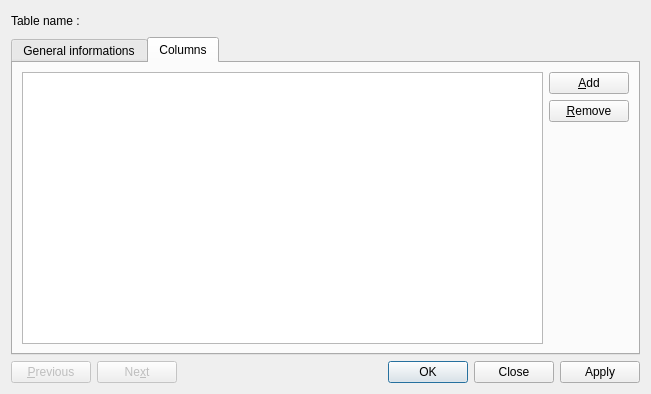
<?xml version="1.0" encoding="UTF-8"?>
<ui version="4.0">
 <class>TableInfoDialog</class>
 <widget class="QDialog" name="TableInfoDialog">
  <property name="geometry">
   <rect>
    <x>0</x>
    <y>0</y>
    <width>651</width>
    <height>394</height>
   </rect>
  </property>
  <property name="windowTitle">
   <string>Dialog</string>
  </property>
  <layout class="QGridLayout" name="gridLayout">
   <item row="0" column="0" colspan="3">
    <layout class="QHBoxLayout" name="horizontalLayout_2">
     <item>
      <widget class="QLabel" name="label">
       <property name="text">
        <string>Table name :</string>
       </property>
      </widget>
     </item>
     <item>
      <widget class="QLabel" name="nameLabel">
       <property name="text">
        <string>&lt;name&gt;</string>
       </property>
      </widget>
     </item>
     <item>
      <spacer name="horizontalSpacer_2">
       <property name="orientation">
        <enum>Qt::Horizontal</enum>
       </property>
       <property name="sizeHint" stdset="0">
        <size>
         <width>40</width>
         <height>20</height>
        </size>
       </property>
      </spacer>
     </item>
    </layout>
   </item>
   <item row="1" column="0" colspan="3">
    <widget class="QTabWidget" name="tabWidget">
     <property name="currentIndex">
      <number>1</number>
     </property>
     <widget class="QWidget" name="infosTab">
      <attribute name="title">
       <string>General informations</string>
      </attribute>
     </widget>
     <widget class="QWidget" name="columnTab">
      <attribute name="title">
       <string>Columns</string>
      </attribute>
      <layout class="QGridLayout" name="gridLayout_2">
       <item row="0" column="1">
        <widget class="QPushButton" name="addColumnButton">
         <property name="text">
          <string>&amp;Add</string>
         </property>
         <property name="icon">
          <iconset resource="../icons.qrc">
           <normaloff>:/img/insert_table_col.png</normaloff>:/img/insert_table_col.png</iconset>
         </property>
        </widget>
       </item>
       <item row="1" column="1">
        <widget class="QPushButton" name="removeColumnButton">
         <property name="text">
          <string>&amp;Remove</string>
         </property>
         <property name="icon">
          <iconset resource="../icons.qrc">
           <normaloff>:/img/delete_table_row.png</normaloff>:/img/delete_table_row.png</iconset>
         </property>
        </widget>
       </item>
       <item row="2" column="1">
        <spacer name="verticalSpacer">
         <property name="orientation">
          <enum>Qt::Vertical</enum>
         </property>
         <property name="sizeHint" stdset="0">
          <size>
           <width>20</width>
           <height>178</height>
          </size>
         </property>
        </spacer>
       </item>
       <item row="0" column="0" rowspan="3">
        <widget class="QTableWidget" name="columnView"/>
       </item>
      </layout>
     </widget>
    </widget>
   </item>
   <item row="2" column="0">
    <widget class="QPushButton" name="prevTableButton">
     <property name="enabled">
      <bool>false</bool>
     </property>
     <property name="text">
      <string>&amp;Previous</string>
     </property>
     <property name="icon">
      <iconset resource="../icons.qrc">
       <normaloff>:/img/previous.png</normaloff>:/img/previous.png</iconset>
     </property>
    </widget>
   </item>
   <item row="2" column="1">
    <widget class="QPushButton" name="nextTableButton">
     <property name="enabled">
      <bool>false</bool>
     </property>
     <property name="text">
      <string>Ne&amp;xt</string>
     </property>
     <property name="icon">
      <iconset resource="../icons.qrc">
       <normaloff>:/img/next.png</normaloff>:/img/next.png</iconset>
     </property>
    </widget>
   </item>
   <item row="2" column="2">
    <widget class="QDialogButtonBox" name="buttonBox">
     <property name="orientation">
      <enum>Qt::Horizontal</enum>
     </property>
     <property name="standardButtons">
      <set>QDialogButtonBox::Apply|QDialogButtonBox::Close|QDialogButtonBox::Ok</set>
     </property>
    </widget>
   </item>
  </layout>
 </widget>
 <resources>
  <include location="../icons.qrc"/>
 </resources>
 <connections>
  <connection>
   <sender>buttonBox</sender>
   <signal>accepted()</signal>
   <receiver>TableInfoDialog</receiver>
   <slot>accept()</slot>
   <hints>
    <hint type="sourcelabel">
     <x>456</x>
     <y>384</y>
    </hint>
    <hint type="destinationlabel">
     <x>157</x>
     <y>274</y>
    </hint>
   </hints>
  </connection>
 </connections>
</ui>
